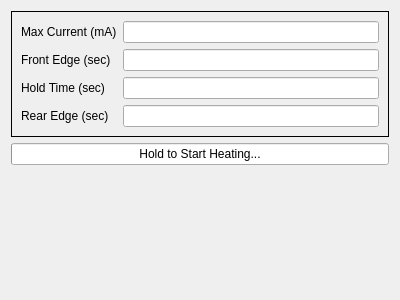
<?xml version="1.0" encoding="UTF-8"?>
<ui version="4.0">
 <class>HeaterWidget</class>
 <widget class="QWidget" name="HeaterWidget">
  <property name="geometry">
   <rect>
    <x>0</x>
    <y>0</y>
    <width>400</width>
    <height>300</height>
   </rect>
  </property>
  <property name="windowTitle">
   <string>Form</string>
  </property>
  <property name="styleSheet">
   <string notr="true">font: 20pt &quot;MS Shell Dlg 2&quot;;</string>
  </property>
  <layout class="QVBoxLayout" name="verticalLayout">
   <item>
    <widget class="QFrame" name="frame">
     <property name="frameShape">
      <enum>QFrame::Box</enum>
     </property>
     <property name="frameShadow">
      <enum>QFrame::Plain</enum>
     </property>
     <layout class="QFormLayout" name="formLayout">
      <item row="0" column="0">
       <widget class="QLabel" name="label">
        <property name="styleSheet">
         <string notr="true">font: 16pt &quot;MS Shell Dlg 2&quot;;</string>
        </property>
        <property name="text">
         <string>Max Current (mA)</string>
        </property>
       </widget>
      </item>
      <item row="0" column="1">
       <widget class="QLineEdit" name="leMaxCurrent">
        <property name="styleSheet">
         <string notr="true">font: 16pt &quot;MS Shell Dlg 2&quot;;</string>
        </property>
       </widget>
      </item>
      <item row="1" column="0">
       <widget class="QLabel" name="label_2">
        <property name="styleSheet">
         <string notr="true">font: 16pt &quot;MS Shell Dlg 2&quot;;</string>
        </property>
        <property name="text">
         <string>Front Edge (sec)</string>
        </property>
       </widget>
      </item>
      <item row="1" column="1">
       <widget class="QLineEdit" name="leFrontEdge">
        <property name="styleSheet">
         <string notr="true">font: 16pt &quot;MS Shell Dlg 2&quot;;</string>
        </property>
       </widget>
      </item>
      <item row="2" column="0">
       <widget class="QLabel" name="label_3">
        <property name="styleSheet">
         <string notr="true">font: 16pt &quot;MS Shell Dlg 2&quot;;</string>
        </property>
        <property name="text">
         <string>Hold Time (sec)</string>
        </property>
       </widget>
      </item>
      <item row="2" column="1">
       <widget class="QLineEdit" name="leHoldTime">
        <property name="styleSheet">
         <string notr="true">font: 16pt &quot;MS Shell Dlg 2&quot;;</string>
        </property>
       </widget>
      </item>
      <item row="3" column="0">
       <widget class="QLabel" name="label_4">
        <property name="styleSheet">
         <string notr="true">font: 16pt &quot;MS Shell Dlg 2&quot;;</string>
        </property>
        <property name="text">
         <string>Rear Edge (sec)</string>
        </property>
       </widget>
      </item>
      <item row="3" column="1">
       <widget class="QLineEdit" name="leRearEdge">
        <property name="styleSheet">
         <string notr="true">font: 16pt &quot;MS Shell Dlg 2&quot;;</string>
        </property>
       </widget>
      </item>
     </layout>
    </widget>
   </item>
   <item>
    <widget class="QProgressBar" name="progressBar">
     <property name="styleSheet">
      <string notr="true"/>
     </property>
     <property name="maximum">
      <number>500</number>
     </property>
     <property name="value">
      <number>0</number>
     </property>
     <property name="alignment">
      <set>Qt::AlignCenter</set>
     </property>
     <property name="textVisible">
      <bool>true</bool>
     </property>
     <property name="invertedAppearance">
      <bool>false</bool>
     </property>
     <property name="format">
      <string>Hold to Start Heating...</string>
     </property>
    </widget>
   </item>
   <item>
    <spacer name="verticalSpacer">
     <property name="orientation">
      <enum>Qt::Vertical</enum>
     </property>
     <property name="sizeHint" stdset="0">
      <size>
       <width>20</width>
       <height>40</height>
      </size>
     </property>
    </spacer>
   </item>
  </layout>
 </widget>
 <resources/>
 <connections/>
</ui>
